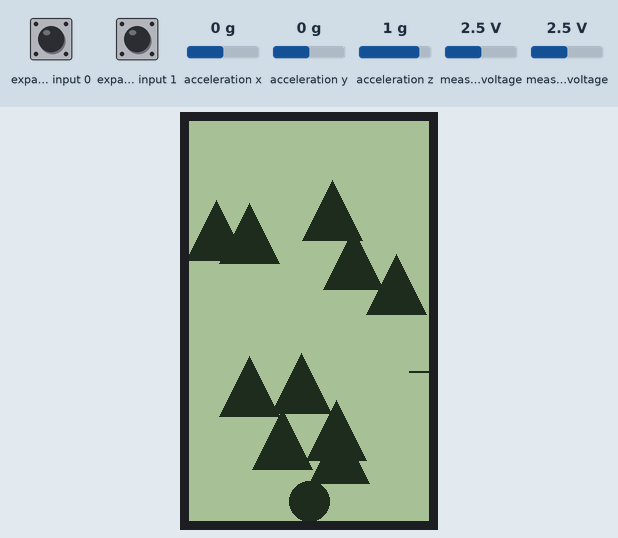
The program below on a simulated ESP32-S3. Parts: 240×400 one-colour display. Wiring (inferred from the names in the program): Wii Nunchuk at I2C address 0x52. Inputs (shaded band) come from the test bench; at power-on: acceleration x 0 g, expander input 0 HIGH, expander input 1 HIGH, acceleration y 0 g, acceleration z 1 g, measured voltage 2.5 V. Random numbers use the default seed unless the program sets one; what the program prints to the serial monitor is not drawn.

Above: at 4.6 s.
4.7 s: acceleration x set to -1.4 g
At 7.5 s:
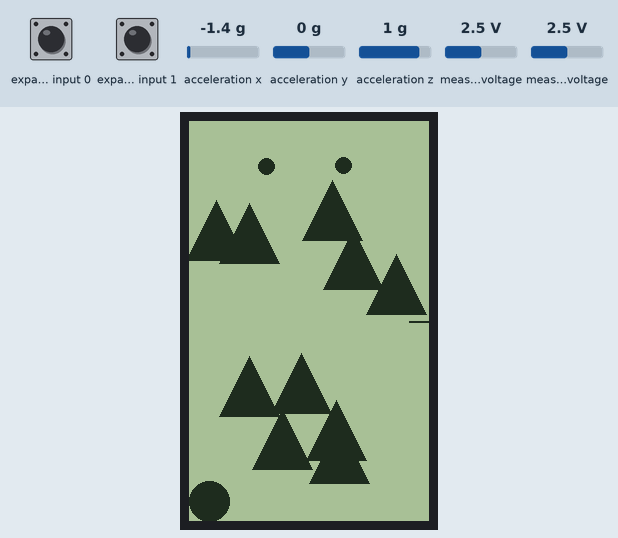
7.7 s: expander input 0 pulled LOW for 0.35 s
At 9.8 s:
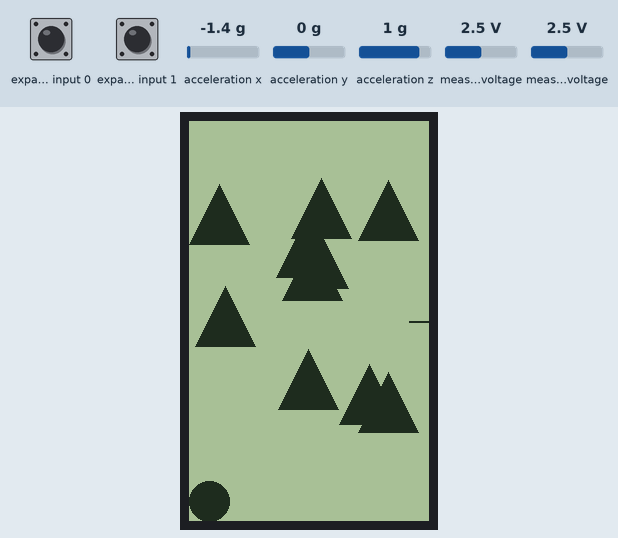
10.0 s: expander input 1 pulled LOW for 1 s
At 10.48 s:
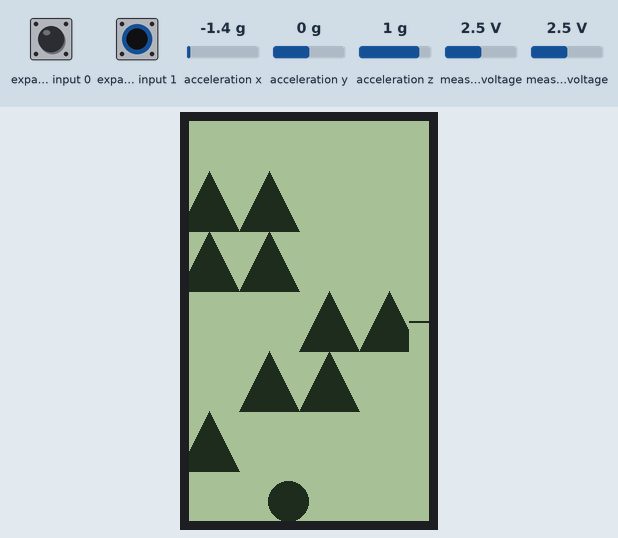
12.5 s: acceleration y set to 0.8 g
At 13.19 s:
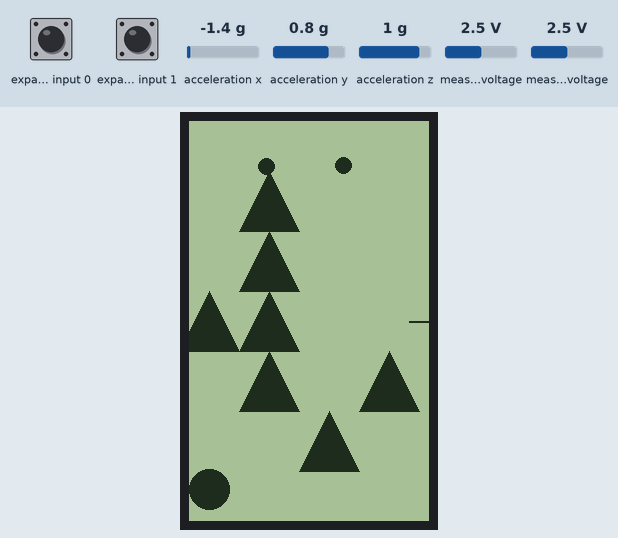
14.5 s: acceleration y set to 0 g
At 16.6 s:
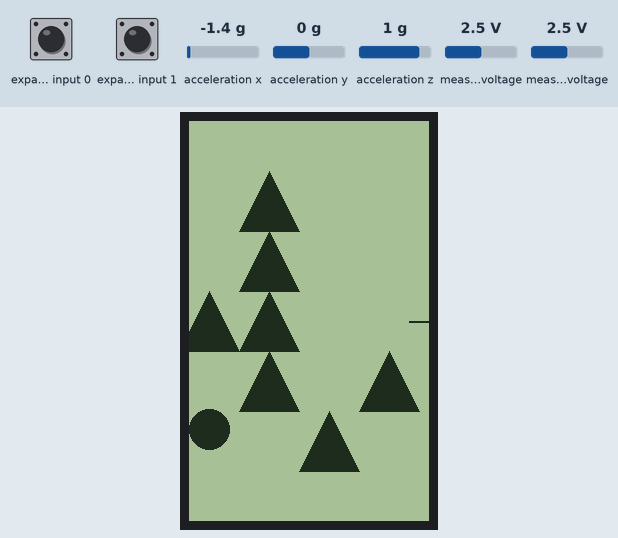
16.9 s: expander input 0 pulled LOW for 1 s
At 20.2 s:
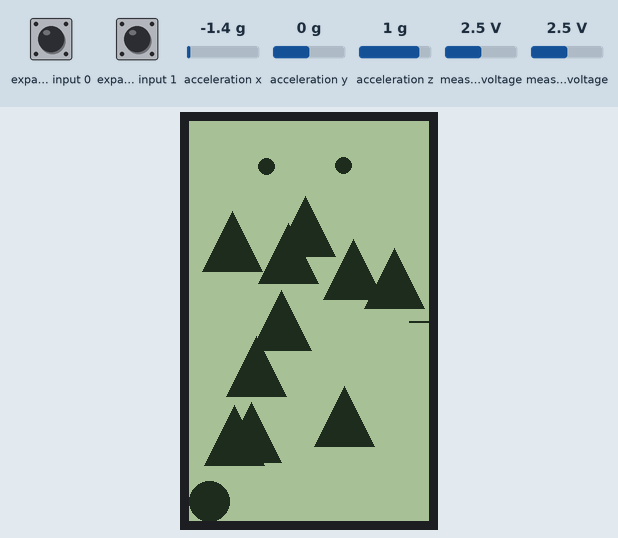
Timing chart, 0 to 20.4 s (numbered marks = the images above; inputs shaded):
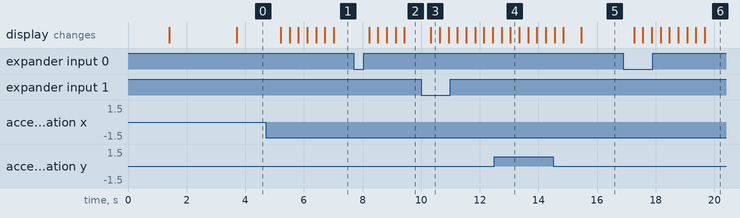

The program:

main.cpp
```cpp
#include "TKPoint.h"
#include "WiiNunchuck.h"
#include "pins.h"
#include <Adafruit_GFX.h>
#include <Adafruit_SharpMem.h>
#include <Arduino.h>

// screen dimensions
const int height = 400;
const int width = 240;

// Timing
unsigned long lastFrame = 0;

// SHARP display
Adafruit_SharpMem display =
    Adafruit_SharpMem(&SPI, PIN_LCD_CS, height, width, 8000000);

// Protagonist aka BALL
int ballRadius = 20;
TKPoint pos(width / 2, height - ballRadius); // position of the ball
TKPoint vel(0, 0);                           // velocity of the ball
float movement = 0;                          // movement level

void trackMovement() {
  // keep track of the movement of the accelerometer
  float frameMovement = 3 * vel.length() / 128.0f;
  movement += frameMovement;
  movement -= 0.1; // automatically decrease movement! => tune this!

  if (movement < 0) {
    movement = 0;
  }
  if (movement > 10) {
    movement = 10;
  }
}

void drawMovement() {
  // draw the amount of movement
  display.fillRect(width - 20, height / 2, 20, 50, GRAY);
  display.fillRect(width - 20, height / 2 + 50 - movement * 5, 20,2,
                   BLACK);
}

// Wii Nunchuck
WiiNunchuck chuck;

#define NUM_OBSTACLES 10
TKPoint obstacles[NUM_OBSTACLES]; // we created a array of TKpoints
int obstacleRadius = 20;

void setupObstacles() {
  for (int i = 0; i < NUM_OBSTACLES; i++) {
    obstacles[i].x = random(obstacleRadius, width - obstacleRadius);
    obstacles[i].y = random(60, height - 60);
  }
}

void setupObstaclesInGrid(int gridBox) {
  int numW = ceil(width - 2 * obstacleRadius) / gridBox;
  int numH = ceil(height - 2 * 60) / gridBox;
  for (int i = 0; i < NUM_OBSTACLES; i++) {
    obstacles[i].x = obstacleRadius + random(0, numW + 1) * gridBox;
    obstacles[i].y = 60 + obstacleRadius + random(0, numH + 1) * gridBox;
  }
}

void drawObstacle(int x, int y) {
  int r = 1.5 * obstacleRadius;
  display.fillTriangle(x - r, y + r, // left
                       x, y - r,     // top
                       x + r, y + r, // right
                       BLACK);
}

void drawObstacles() {
  for (int i = 0; i < NUM_OBSTACLES; i++) {
    drawObstacle(obstacles[i].x, obstacles[i].y);
  }
}

void collideObstacles() {
  // check all obstacles and see if we have a collision
  float r = obstacleRadius + ballRadius;
  for (int i = 0; i < NUM_OBSTACLES; i++) {
    // these coordinates define the box around the obstacle
    float x0 = obstacles[i].x - r;
    float y0 = obstacles[i].y - r;
    float x1 = obstacles[i].x + r;
    float y1 = obstacles[i].y + r;
    if (pos.x > x0 && pos.x < x1 && pos.y > y0 && pos.y < y1) {
      // if we are here, the ball is inside the box
      // just go back one step?
      // pos = pos - vel;
      float dx = pos.x - obstacles[i].x;
      float dy = pos.y - obstacles[i].y;

      float dist = sqrt(dx * dx + dy * dy);
      if (dist < r) {
        // bounce away!
        pos.x += dx / 10;
        pos.y += dy / 10;
      }
    }
  }
}

void setupDisplay() {
  SPI.begin(PIN_LCD_CLK, -1, PIN_LCD_DI, PIN_LCD_CS);
  display.begin();
  display.setRotation(1);
  display.clearDisplayBuffer();
}

void boundsCheck() {
  if (pos.x < ballRadius) {
    pos.x = ballRadius;
  }
  if (pos.x > width - ballRadius) {
    pos.x = width - ballRadius;
  }
  if (pos.y < ballRadius) {
    pos.y = ballRadius;
  }
  if (pos.y > height - ballRadius) {
    pos.y = height - ballRadius;
  }
}

void setup() {
  Serial.begin(57600);
  delay(1000);
  Serial.println(" POKE THE EYE");
  delay(100);

  setupDisplay();
  setupObstacles();

  // setup nunchuck
  chuck.begin(PIN_SDA, PIN_SCL);

  // write something to display
  display.clearDisplayBuffer();
  display.setTextSize(6);
  display.setTextColor(BLACK);
  display.setCursor(0, 20);
  display.println("  POKE");
  display.println("  THE ");
  display.println("  EYE ");

  display.refresh();
  delay(2000);
  display.clearDisplayBuffer();
}

void drawEye(int x, int y, bool isOpen) {
  if (pos.y < 60) {
    // draw crosses for eyes if the ball is in the top zone
    int r = 15;
    display.drawFatLine(x - r, y - r, x + r, y + r, 3, BLACK);
    display.drawFatLine(x - r, y + r, x + r, y - r, 3, BLACK);

    return;
  }
  if (isOpen) {
    // calculate where to look
    TKPoint eyePos(x, y);
    TKPoint dir = pos - eyePos;
    dir.normalize();
    TKPoint pupil = eyePos + dir * 16;

    display.fillCircle(x, y, 20, WHITE);            // EYES
    display.fillCircle(pupil.x, pupil.y, 8, BLACK); // PUPILS
  } else {
    // closed eye
    display.drawFatLine(x - 20, y, x + 20, y, 3, BLACK);
  }
}

void loop() {
  unsigned long now = millis();

  if (now > lastFrame + 1000 / 60) { // 60fps
    lastFrame = now; // reset the timer

    // Wii
    chuck.update(); // get data from nunchuck

    display.clearDisplayBuffer();

    // Eyes and background
    display.fillRect(0, 0, width, 60, GRAY);
    bool isOpen = (millis() / 1000) % 6 < 3; // this decides if the eyes are open or closed
    drawEye(width / 3, 30, isOpen);
    drawEye(2 * width / 3, 30, isOpen);

    // start zone
    display.fillRect(0, height - 60, width, 60, GRAY);

    if (chuck.c_button) {
      setupObstaclesInGrid(1.5 * 2 * obstacleRadius);
      pos.set(width / 2, height - ballRadius);
    }
    if (chuck.z_button) {
      setupObstacles();
      pos.set(width / 2, height - ballRadius);
    }

    // chuck.printRaw(); // for debugging!

    // MAIN GUY aka BALL
    vel.set(chuck.aX - 128, -(chuck.aY - 128));
    pos = pos + vel * 0.3; // scale down velocity a little
    boundsCheck();
    collideObstacles();
    display.fillCircle(pos.x, pos.y, ballRadius, BLACK);

    drawObstacles();

    // track movement
    trackMovement();
    drawMovement();

    // send out to display
    display.refresh();
  }
}
```

pins.h
```cpp
#ifndef _PINS_PINS_H_
#define _PINS_PINS_H_

// I2C pins
#define PIN_SDA 2
#define PIN_SCL 1


// Colors
#define BLACK 0
#define WHITE 1
#define GRAY 2

// RGB LED on board
#define PIN_RGB_LED 38

// LCD display pins
#define PIN_LCD_CLK 12
#define PIN_LCD_DI 13
#define PIN_LCD_CS 14

#endif
```
